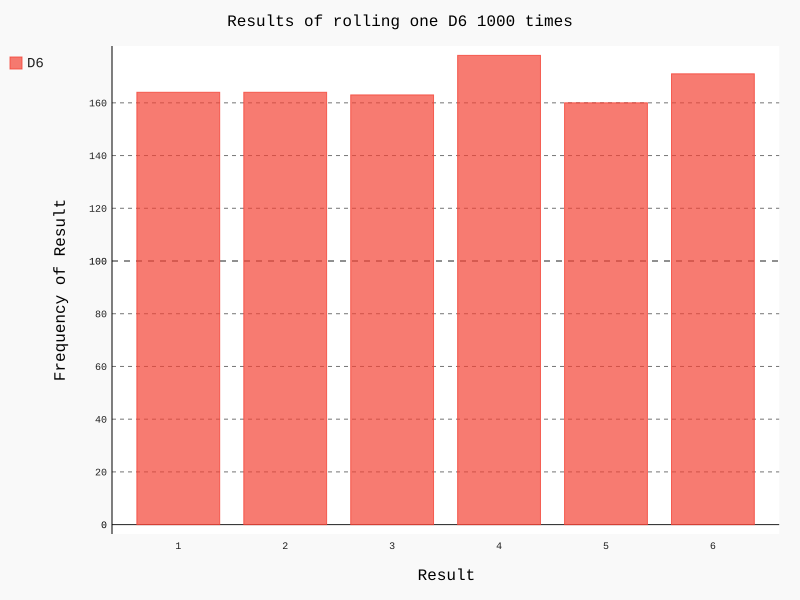

Recreate this plot in Python.
from die import Die
import pygal
#创建一个D6
die = Die()

#掷几次骰子，并将结果储存在一个列表中
results = []
for roll_num in range(1000):
    result = die.roll()
    results.append(result)

#分析结果
frequencies = []
for value in range(1,die.num_sides+1):
    frequency = results.count(value)
    frequencies.append(frequency)

#对结果进行可视化分析
hist = pygal.Bar()  #bar为条形图

hist.title = "Results of rolling one D6 1000 times"
hist.x_labels = [str(x_label) for x_label in range(1, die.num_sides+1)]
hist.x_title = 'Result'
hist.y_title = 'Frequency of Result'

hist.add('D6', frequencies)  #将分析结果添加到图表中
hist.render_to_file('die_visual.svg')
